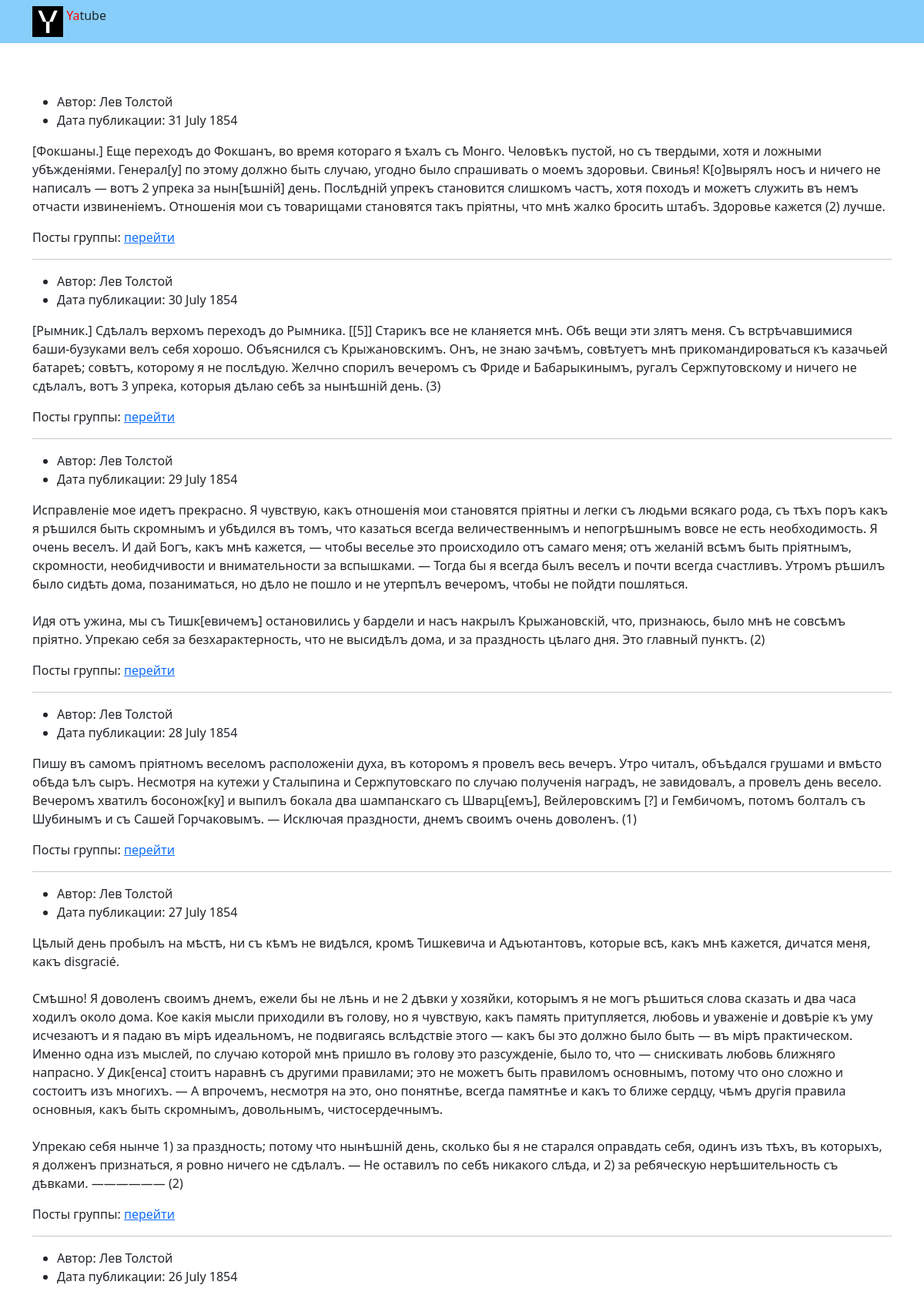
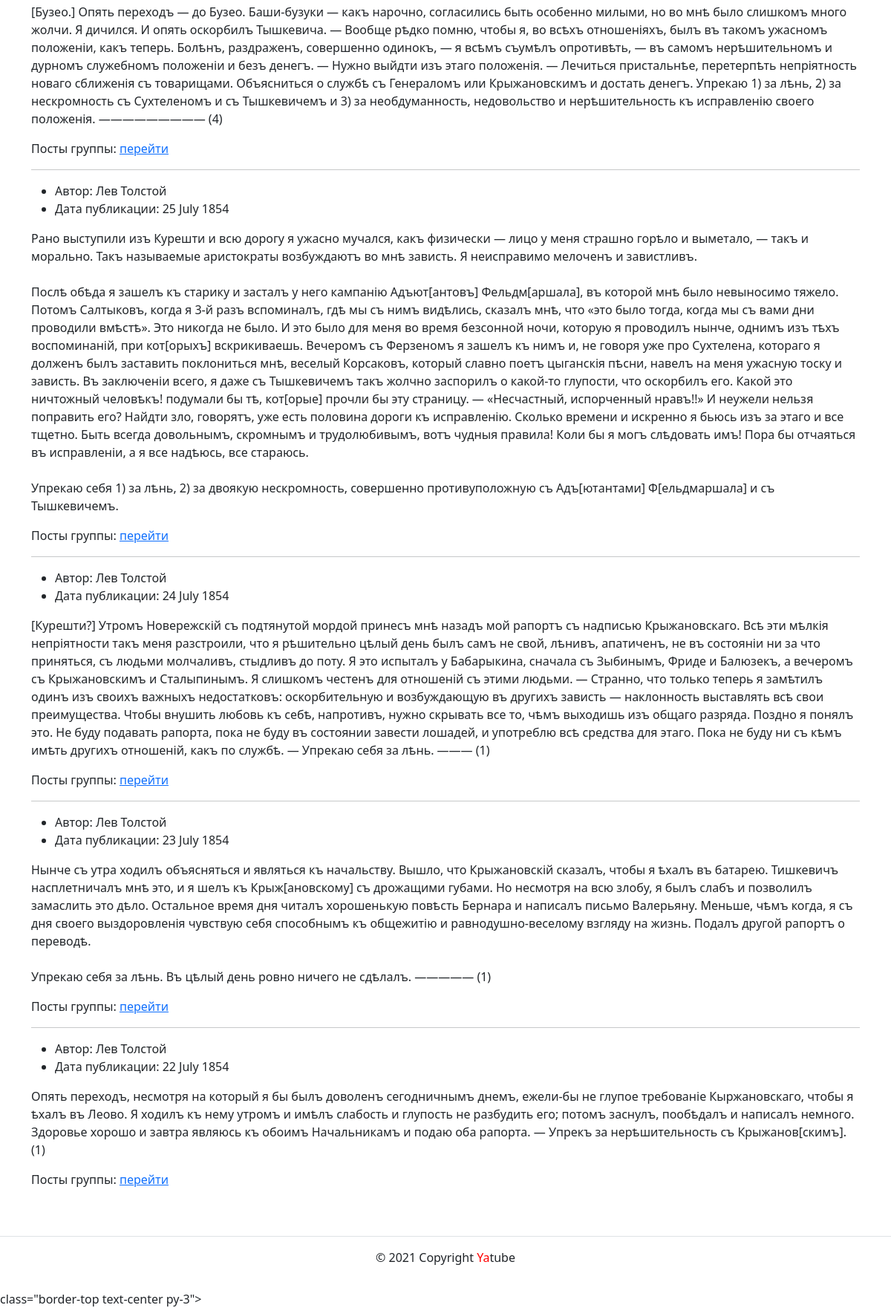
The page / on the database its author committed (2 pictures, top to bottom).
### yatube/posts/models.py (models this page shows, shortened)
class Post(models.Model):
    text = models.TextField(verbose_name='Текст')
    pub_date = models.DateTimeField(
        verbose_name='Дата пулбликации',
        auto_now_add=True)
    author = models.ForeignKey(
        User,
        on_delete=models.CASCADE,
        verbose_name='Автор',
        related_name='posts'
    )
    group = models.ForeignKey(
        Group,
        verbose_name='Группа',
        on_delete=models.SET_NULL,
        blank=True,
        null=True,
        related_name='posts'
    )
    class Meta:
        ordering = ['-pub_date']
        verbose_name_plural = 'Посты'
        verbose_name = 'Пост'

### yatube/posts/views.py (the view)
# urls.py: path('', views.index, name='index'),
def index(request):
    posts = Post.objects.select_related('group', 'author')[:settings.NUM_POST]
    context = {
        'posts': posts,
    }
    return render(request, 'posts/index.html', context)

### yatube/templates/posts/index.html (shortened to what this page needs)
{% extends 'base.html' %}
       {% block content %}
         <div class="container py-5">
            {% for post in posts %}
            <article>
               <ul>
                 <li>
                 Автор: {{ post.author.get_full_name }}
                 </li>
                 <li>
                 Дата публикации: {{ post.pub_date|date:"d E Y" }}
                 </li>
               </ul>
               <p>{{ post.text | linebreaksbr }}</p>
                {% if post.group %}
                 <p>Посты группы: <a href="{% url 'posts:group_list' post.group.slug %}">перейти</a></p>
                {% endif %}
                {% if not forloop.last %}<hr>{% endif %}
              </article>
             {% endfor %}
         </div>
     {% endblock %}

### yatube/templates/base.html (shortened to what this page needs)
<!DOCTYPE html>
<html lang="ru">
   <head>
       {% include 'includes/header.html' %}
       {% load static %}
       <link rel="stylesheet" href="{% static 'css/bootstrap.min.css' %}">
   </head>
  <body>
    <main>
        {% block content %}
        {% endblock %}
    </main>
    <footer>
      {% include 'includes/footer.html' %}
        class="border-top text-center py-3">
    </footer>
  </body>
</html>

### yatube/templates/includes/header.html
<!DOCTYPE html>
<html lang="ru">
<header>
    {% load static %}
    <nav class="navbar navbar-light" style="background-color: lightskyblue">
        <div class="container">
          <a>
            <img src="{% static 'img/logo.png' %}"width="40" height="40" class="d-inline-block align-top" alt=""/>
                  <span style="color:red">Ya</span>tube
          </a>
        </div>
      </nav>
    </header>

### yatube/templates/includes/footer.html
  <footer class="border-top text-center py-3">
      <p>© 2021 Copyright <span style="color:red">Ya</span>tube</p>
   </footer>

### rows shown on the page
Post: author.get_full_name "Лев Толстой", pub_date "31 July 1854", text "[Фокшаны.] Еще переходъ до Фокшанъ, во время котораго я ѣхалъ съ Монго. Человѣкъ пустой, но съ твердыми, хотя и ложными убѣжденіями. Генерал[у] по этому должно быть случаю, угодно было спрашивать о моемъ здоровьи. Свинья! К[о]вырялъ носъ и ничего не написалъ — вотъ 2 упрека за нын[ѣшній] день. Послѣдній упрекъ становится слишкомъ частъ, хотя походъ и можетъ служить въ немъ отчасти извиненіемъ. Отношенія мои съ товарищами становятся такъ пріятны, что мнѣ жалко бросить штабъ. Здоровье кажется (2) лучше.", shows "Посты группы:"
Post: author.get_full_name "Лев Толстой", pub_date "30 July 1854", text "[Рымник.] Сдѣлалъ верхомъ переходъ до Рымника. [[5]] Старикъ все не кланяется мнѣ. Обѣ вещи эти злятъ меня. Съ встрѣчавшимися баши-бузуками велъ себя хорошо. Объяснился съ Крыжановскимъ. Онъ, не знаю зачѣмъ, совѣтуетъ мнѣ прикомандироваться къ казачьей батареѣ; совѣтъ, которому я не послѣдую. Желчно спорилъ вечеромъ съ Фриде и Бабарыкинымъ, ругалъ Сержпутовскому и ничего не сдѣлалъ, вотъ 3 упрека, которыя дѣлаю себѣ за нынѣшній день. (3)", shows "Посты группы:"
Post: author.get_full_name "Лев Толстой", pub_date "29 July 1854", text "Исправленіе мое идетъ прекрасно. Я чувствую, какъ отношенія мои становятся пріятны и легки съ людьми всякаго рода, съ тѣхъ поръ какъ я рѣшился быть скромнымъ и убѣдился въ томъ, что казаться всегда величественнымъ и непогрѣшнымъ вовсе не есть необходимость. Я очень веселъ. И дай Богъ, какъ мнѣ кажется, — чтобы веселье это происходило отъ самаго меня; отъ желаній всѣмъ быть пріятнымъ, скромности, необидчивости и внимательности за вспышками. — Тогда бы я всегда былъ веселъ и почти всегда счастливъ. Утромъ рѣшилъ было сидѣть дома, позаниматься, но дѣло не пошло и не утерпѣлъ вечеромъ, чтобы не пойдти пошляться. Идя отъ ужина, мы съ Тишк[евичемъ] остановились у бардели и насъ накрылъ…", shows "Посты группы:"
Post: author.get_full_name "Лев Толстой", pub_date "28 July 1854", text "Пишу въ самомъ пріятномъ веселомъ расположеніи духа, въ которомъ я провелъ весь вечеръ. Утро читалъ, объѣдался грушами и вмѣсто обѣда ѣлъ сыръ. Несмотря на кутежи у Сталыпина и Сержпутовскаго по случаю полученія наградъ, не завидовалъ, а провелъ день весело. Вечеромъ хватилъ босонож[ку] и выпилъ бокала два шампанскаго съ Шварц[емъ], Вейлеровскимъ [?] и Гембичомъ, потомъ болталъ съ Шубинымъ и съ Сашей Горчаковымъ. — Исключая праздности, днемъ своимъ очень доволенъ. (1)", shows "Посты группы:"
Post: author.get_full_name "Лев Толстой", pub_date "27 July 1854", text "Цѣлый день пробылъ на мѣстѣ, ни съ кѣмъ не видѣлся, кромѣ Тишкевича и Адъютантовъ, которые всѣ, какъ мнѣ кажется, дичатся меня, какъ disgracié. Смѣшно! Я доволенъ своимъ днемъ, ежели бы не лѣнь и не 2 дѣвки у хозяйки, которымъ я не могъ рѣшиться слова сказать и два часа ходилъ около дома. Кое какія мысли приходили въ голову, но я чувствую, какъ память притупляется, любовь и уваженіе и довѣріе къ уму исчезаютъ и я падаю въ мірѣ идеальномъ, не подвигаясь вслѣдствіе этого — какъ бы это должно было быть — въ мірѣ практическом. Именно одна изъ мыслей, по случаю которой мнѣ пришло въ голову это разсужденіе, было то, что — снискивать любовь ближняго напрасно. У Дик[енса] стоитъ наравнѣ съ другими…", shows "Посты группы:"
Post: author.get_full_name "Лев Толстой", pub_date "26 July 1854", text "[Бузео.] Опять переходъ — до Бузео. Баши-бузуки — какъ нарочно, согласились быть особенно милыми, но во мнѣ было слишкомъ много жолчи. Я дичился. И опять оскорбилъ Тышкевича. — Вообще рѣдко помню, чтобы я, во всѣхъ отношеніяхъ, былъ въ такомъ ужасномъ положеніи, какъ теперь. Болѣнъ, раздраженъ, совершенно одинокъ, — я всѣмъ съумѣлъ опротивѣть, — въ самомъ нерѣшительномъ и дурномъ служебномъ положеніи и безъ денегъ. — Нужно выйдти изъ этаго положенія. — Лечиться пристальнѣе, перетерпѣть непріятность новаго сближенія съ товарищами. Объясниться о службѣ съ Генераломъ или Крыжановскимъ и достать денегъ. Упрекаю 1) за лѣнь, 2) за нескромность съ Сухтеленомъ и съ Тышкевичемъ и 3) за…", shows "Посты группы:"
Post: author.get_full_name "Лев Толстой", pub_date "25 July 1854", text "Рано выступили изъ Курешти и всю дорогу я ужасно мучался, какъ физически — лицо у меня страшно горѣло и выметало, — такъ и морально. Такъ называемые аристократы возбуждаютъ во мнѣ зависть. Я неисправимо мелоченъ и завистливъ. Послѣ обѣда я зашелъ къ старику и засталъ у него кампанію Адъют[антовъ] Фельдм[аршала], въ которой мнѣ было невыносимо тяжело. Потомъ Салтыковъ, когда я 3-й разъ вспоминалъ, гдѣ мы съ нимъ видѣлись, сказалъ мнѣ, что «это было тогда, когда мы съ вами дни проводили вмѣстѣ». Это никогда не было. И это было для меня во время безсонной ночи, которую я проводилъ нынче, однимъ изъ тѣхъ воспоминаній, при кот[орыхъ] вскрикиваешь. Вечеромъ съ Ферзеномъ я зашелъ къ нимъ и, не…", shows "Посты группы:"
Post: author.get_full_name "Лев Толстой", pub_date "24 July 1854", text "[Курешти?] Утромъ Новережскій съ подтянутой мордой принесъ мнѣ назадъ мой рапортъ съ надписью Крыжановскаго. Всѣ эти мѣлкія непріятности такъ меня разстроили, что я рѣшительно цѣлый день былъ самъ не свой, лѣнивъ, апатиченъ, не въ состояніи ни за что приняться, съ людьми молчаливъ, стыдливъ до поту. Я это испыталъ у Бабарыкина, сначала съ Зыбинымъ, Фриде и Балюзекъ, а вечеромъ съ Крыжановскимъ и Сталыпинымъ. Я слишкомъ честенъ для отношеній съ этими людьми. — Странно, что только теперь я замѣтилъ одинъ изъ своихъ важныхъ недостатковъ: оскорбительную и возбуждающую въ другихъ зависть — наклонность выставлять всѣ свои преимущества. Чтобы внушить любовь къ себѣ, напротивъ, нужно скрывать все…", shows "Посты группы:"
Post: author.get_full_name "Лев Толстой", pub_date "23 July 1854", text "Нынче съ утра ходилъ объясняться и являться къ начальству. Вышло, что Крыжановскій сказалъ, чтобы я ѣхалъ въ батарею. Тишкевичъ насплетничалъ мнѣ это, и я шелъ къ Крыж[ановскому] съ дрожащими губами. Но несмотря на всю злобу, я былъ слабъ и позволилъ замаслить это дѣло. Остальное время дня читалъ хорошенькую повѣсть Бернара и написалъ письмо Валерьяну. Меньше, чѣмъ когда, я съ дня своего выздоровленія чувствую себя способнымъ къ общежитію и равнодушно-веселому взгляду на жизнь. Подалъ другой рапортъ о переводѣ. Упрекаю себя за лѣнь. Въ цѣлый день ровно ничего не сдѣлалъ. ————— (1)", shows "Посты группы:"
Post: author.get_full_name "Лев Толстой", pub_date "22 July 1854", text "Опять переходъ, несмотря на который я бы былъ доволенъ сегодничнымъ днемъ, ежели-бы не глупое требованіе Кыржановскаго, чтобы я ѣхалъ въ Леово. Я ходилъ къ нему утромъ и имѣлъ слабость и глупость не разбудить его; потомъ заснулъ, пообѣдалъ и написалъ немного. Здоровье хорошо и завтра являюсь къ обоимъ Начальникамъ и подаю оба рапорта. — Упрекъ за нерѣшительность съ Крыжанов[скимъ]. (1)", shows "Посты группы:"
